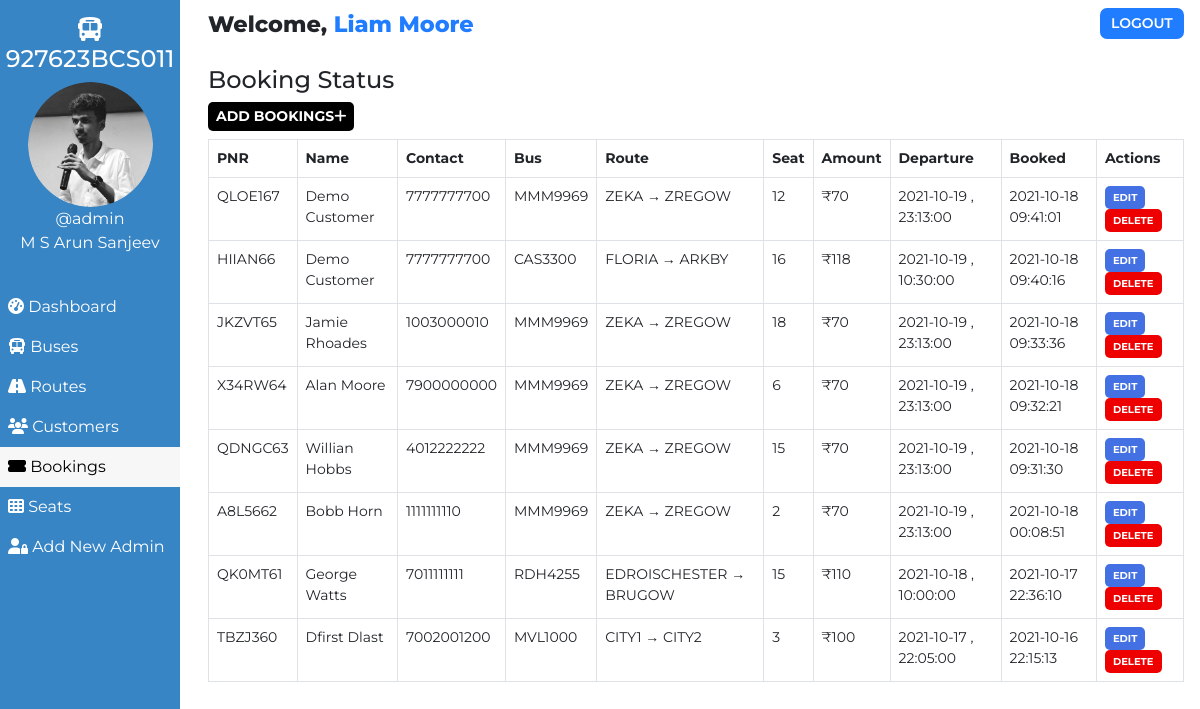
Page /admin/booking.php (signed in) on the earlier database version.
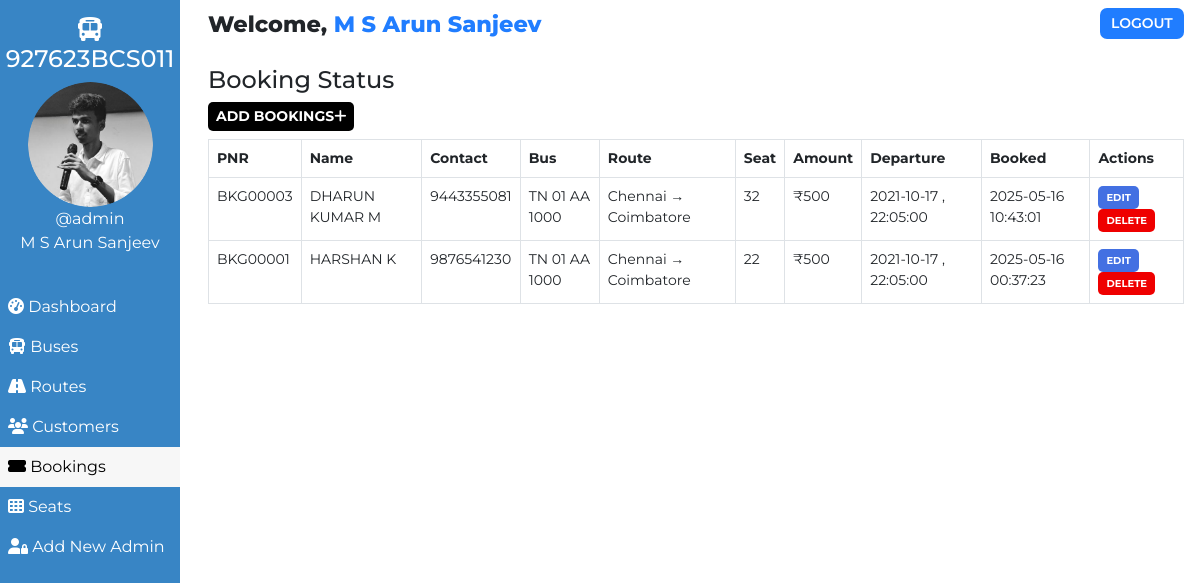
Same page on the later database version.
### tables this page shows
CREATE TABLE `users` (
  `user_id` int(11) NOT NULL,
  `user_fullname` varchar(100) NOT NULL,
  `user_name` varchar(30) NOT NULL,
  `user_password` varchar(255) NOT NULL,
  `user_created` datetime NOT NULL DEFAULT current_timestamp()
);

CREATE TABLE `bookings` (
  `id` int(100) NOT NULL,
  `booking_id` varchar(255) NOT NULL,
  `customer_id` varchar(255) NOT NULL,
  `route_id` varchar(255) NOT NULL,
  `customer_route` varchar(200) NOT NULL,
  `booked_amount` int(100) NOT NULL,
  `booked_seat` varchar(100) NOT NULL,
  `booking_created` datetime NOT NULL DEFAULT current_timestamp(),
  `payment_status` varchar(20) DEFAULT 'PENDING',
  `payment_method` varchar(20) DEFAULT NULL,
  `payment_date` timestamp NULL DEFAULT NULL
);

CREATE TABLE `customers` (
  `id` int(100) NOT NULL,
  `customer_id` varchar(255) NOT NULL,
  `customer_name` varchar(30) NOT NULL,
  `customer_phone` varchar(10) NOT NULL,
  `customer_created` datetime NOT NULL DEFAULT current_timestamp()
);

CREATE TABLE `routes` (
  `id` int(100) NOT NULL,
  `route_id` varchar(255) NOT NULL,
  `bus_no` varchar(155) NOT NULL,
  `route_cities` varchar(255) NOT NULL,
  `route_dep_date` date NOT NULL,
  `route_dep_time` time NOT NULL,
  `route_step_cost` int(100) NOT NULL,
  `route_created` datetime NOT NULL DEFAULT current_timestamp()
);

### assets/partials/_functions.php (called while the page is built, shortened)
<?php
    function get_from_table($conn, $table, $primaryKey, $pKeyValue, $toget)
    {
        $sql = "SELECT * FROM $table WHERE $primaryKey='$pKeyValue'";
        $result = mysqli_query($conn, $sql);
        $row = mysqli_fetch_assoc($result);
        if($row)
        {
            return $row["$toget"];
        }
        return false;
    }
?>

### admin/booking.php (the view, shortened to what the changed rows need)
<!DOCTYPE html>
<html lang="en">
<head>
    <link href="https://cdn.jsdelivr.net/npm/bootstrap@5.0.1/dist/css/bootstrap.min.css" rel="stylesheet">
</head>
<body>
    <?php require '../assets/partials/_admin-header.php';?>
        <?php
            $resultSql = "SELECT * FROM `bookings` ORDER BY booking_created DESC";
            $resultSqlResult = mysqli_query($conn, $resultSql);
            if(!mysqli_num_rows($resultSqlResult)){ ?>
                <div class="container mt-4">
                    <div id="noCustomers" class="alert alert-dark " role="alert">
                        <h1 class="alert-heading">No Bookings Found!!</h1>
                        <p class="fw-light">Be the first person to add one!</p>
                        <hr>
                        <div id="addCustomerAlert" class="alert alert-success" role="alert">
                                Click on <button id="add-button" class="button btn-sm"type="button"data-bs-toggle="modal" data-bs-target="#addModal">ADD <i class="fas fa-plus"></i></button> to add a booking!
                        </div>
                    </div>
                </div>
            <?php }
            else { ?>
            <section id="booking">
                <div id="booking-results">
                    <table class="table table-hover table-bordered">
                        <thead>
                            <th>PNR</th>
                            <th>Name</th>
                            <th>Contact</th>
                            <th>Bus</th>
                            <th>Route</th>
                            <th>Seat</th>
                            <th>Amount</th>
                            <th>Departure</th>
                            <th>Booked</th>
                            <th>Actions</th>
                        </thead>
                        <?php
                            while($row = mysqli_fetch_assoc($resultSqlResult))
                            {
                                $id = $row["id"];
                                $customer_id = $row["customer_id"];
                                $route_id = $row["route_id"];
                                $pnr = $row["booking_id"];
                                $customer_name = get_from_table($conn, "customers","customer_id", $customer_id, "customer_name");
                                $customer_phone = get_from_table($conn,"customers","customer_id", $customer_id, "customer_phone");
                                $bus_no = get_from_table($conn, "routes", "route_id", $route_id, "bus_no");
                                $route = $row["customer_route"];
                                $booked_seat = $row["booked_seat"];
                                $booked_amount = $row["booked_amount"];
                                $dep_date = get_from_table($conn, "routes", "route_id", $route_id, "route_dep_date");
                                $dep_time = get_from_table($conn, "routes", "route_id", $route_id, "route_dep_time");
                                $booked_timing = $row["booking_created"];
                        ?>
                        <tr>
                            <td>
                                <?php
                                    echo $pnr;
                                ?>
                            </td>
                            <td>
                                <?php
                                    echo $customer_name;
                                ?>
                            </td>
                            <td>
                                <?php
                                    echo $customer_phone;
                                ?>
                            </td>
                            <td>
                                <?php
                                    echo $bus_no;
                                ?>
                            </td>
                            <td>
                                <?php
                                    echo $route;
                                ?>
                            </td>
                            <td>
                                <?php
                                    echo $booked_seat;
                                ?>
                            </td>
                            <td>
                                <?php
                                    echo '₹'.$booked_amount;
                                ?>
                            </td>
                            <td>
                                <?php
                                    echo $dep_date . " , ". $dep_time;
                                ?>
                            </td>
                            <td>
                                <?php
                                    echo $booked_timing;
                                ?>
                            </td>
                            <td>
                            <button class="button btn-sm edit-button" data-link="<?php echo $_SERVER['REQUEST_URI']; ?>" data-customerid="<?php
                                                echo $customer_id;?>" data-id="<?php
                                                echo $id;?>" data-name="<?php
                                                echo $customer_name;?>" data-phone="<?php
                                                echo $customer_phone;?>" >Edit</button>
                                <button class="button delete-button btn-sm" data-bs-toggle="modal" data-bs-target="#deleteModal"
                                data-id="<?php
                                                echo $id;?>" data-bookedseat="<?php
                                                echo $booked_seat;
                                            ?>" data-routeid="<?php
                                            echo $route_id;
                                        ?>"> Delete</button>
                            </td>
                        </tr>
                        <?php
                        }
                    ?>
                    </table>
                </div>
            </section>
            <?php } ?>
        </div>
    </main>
</body>
</html>

### assets/partials/_admin-header.php (shortened to what the changed rows need)
<?php
    require '_functions.php';
    $conn = db_connect();
    $user_id = $_SESSION['user_id'];
    $sql = "SELECT * FROM users WHERE user_id = $user_id";
    $result = mysqli_query($conn, $sql);
    if($row = mysqli_fetch_assoc($result))
    {
        $user_fullname = $row["user_fullname"];
        $user_name = $row["user_name"];
    }
?>
    <main id="container">
        <div id="sidebar">
            <div>
                <img class="adminDp" src="../assets/img/round.jpg" height="125px" alt="Admin Profile Pic">
                <p>
                    <?php  echo '@'.$user_name;  ?>
                </p>
                <p>M S Arun Sanjeev</p>
            </div>
        </div>
        <div id="main-content">
            <section id="welcome">
                <ul>
                    <li class="welcome-item">Welcome,
                        <span id="USER">
                            <?php
                                echo $user_fullname;
                            ?>
                        </span>
                    </li>
                </ul>
            </section>

Differences in the rows shown:
removed bookings: booking "QLOE167", customer.customer_name "Demo Customer", customer.customer_phone "7777777700", route.bus_no "MMM9969", customer_route "ZEKA → ZREGOW", booked_seat "12", booked_amount "70", route.route_dep_date "2021-10-19", route.route_dep_time "23:13:00", booking_created "2021-10-18 09:41:01"
removed bookings: booking "HIIAN66", customer.customer_name "Demo Customer", customer.customer_phone "7777777700", route.bus_no "CAS3300", customer_route "FLORIA → ARKBY", booked_seat "16", booked_amount "118", route.route_dep_date "2021-10-19", route.route_dep_time "10:30:00", booking_created "2021-10-18 09:40:16"
removed bookings: booking "JKZVT65", customer.customer_name "Jamie Rhoades", customer.customer_phone "1003000010", route.bus_no "MMM9969", customer_route "ZEKA → ZREGOW", booked_seat "18", booked_amount "70", route.route_dep_date "2021-10-19", route.route_dep_time "23:13:00", booking_created "2021-10-18 09:33:36"
removed bookings: booking "X34RW64", customer.customer_name "Alan Moore", customer.customer_phone "7900000000", route.bus_no "MMM9969", customer_route "ZEKA → ZREGOW", booked_seat "6", booked_amount "70", route.route_dep_date "2021-10-19", route.route_dep_time "23:13:00", booking_created "2021-10-18 09:32:21"
removed bookings: booking "QDNGC63", customer.customer_name "Willian Hobbs", customer.customer_phone "4012222222", route.bus_no "MMM9969", customer_route "ZEKA → ZREGOW", booked_seat "15", booked_amount "70", route.route_dep_date "2021-10-19", route.route_dep_time "23:13:00", booking_created "2021-10-18 09:31:30"
removed bookings: booking "A8L5662", customer.customer_name "Bobb Horn", customer.customer_phone "1111111110", route.bus_no "MMM9969", customer_route "ZEKA → ZREGOW", booked_seat "2", booked_amount "70", route.route_dep_date "2021-10-19", route.route_dep_time "23:13:00", booking_created "2021-10-18 00:08:51"
removed bookings: booking "QK0MT61", customer.customer_name "George Watts", customer.customer_phone "7011111111", route.bus_no "RDH4255", customer_route "EDROISCHESTER → BRUGOW", booked_seat "15", booked_amount "110", route.route_dep_date "2021-10-18", route.route_dep_time "10:00:00", booking_created "2021-10-17 22:36:10"
removed bookings: booking "TBZJ360", customer.customer_name "Dfirst Dlast", customer.customer_phone "7002001200", route.bus_no "MVL1000", customer_route "CITY1 → CITY2", booked_seat "3", booked_amount "100", route.route_dep_date "2021-10-17", route.route_dep_time "22:05:00", booking_created "2021-10-16 22:15:13"
changed users "admin": user_fullname "Liam Moore" → "M S Arun Sanjeev"
added bookings: booking "BKG00003", customer.customer_name "DHARUN KUMAR M", customer.customer_phone "9443355081", route.bus_no "TN 01 AA 1000", customer_route "Chennai → Coimbatore", booked_seat "32", booked_amount "500", route.route_dep_date "2021-10-17", route.route_dep_time "22:05:00", booking_created "2025-05-16 10:43:01"
added bookings: booking "BKG00001", customer.customer_name "HARSHAN K", customer.customer_phone "9876541230", route.bus_no "TN 01 AA 1000", customer_route "Chennai → Coimbatore", booked_seat "22", booked_amount "500", route.route_dep_date "2021-10-17", route.route_dep_time "22:05:00", booking_created "2025-05-16 00:37:23"
